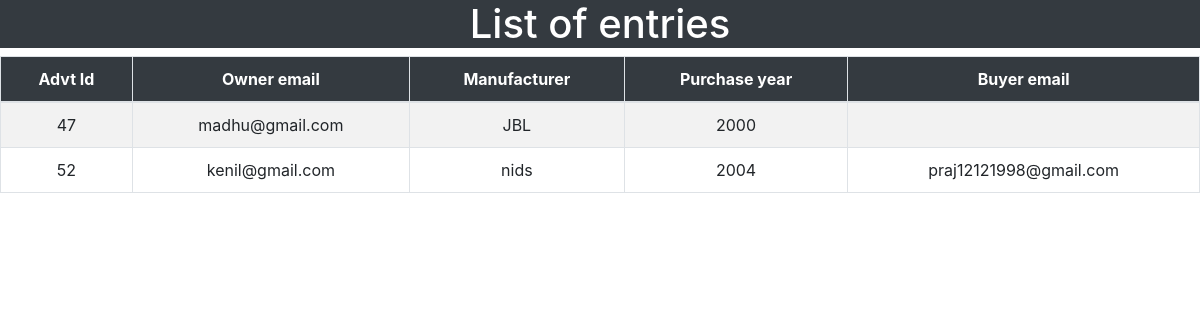
The app's page /speaker_summary.php with its own data.
### tables this page shows
CREATE TABLE `speakers` (
  `product_id` int(100) NOT NULL,
  `manufacturer` varchar(255) DEFAULT NULL,
  `year_of_purchase` varchar(255) DEFAULT NULL,
  `ad_description` varchar(255) DEFAULT NULL,
  `expected_price` varchar(255) DEFAULT NULL
);

CREATE TABLE `advertisement` (
  `advt_id` int(100) NOT NULL,
  `item_name` varchar(255) DEFAULT NULL,
  `item_type` varchar(255) DEFAULT NULL,
  `date_of_init` varchar(255) DEFAULT NULL,
  `date_of_exp` varchar(255) DEFAULT NULL,
  `owner_id` varchar(255) DEFAULT NULL,
  `buyer_id` varchar(255) DEFAULT NULL
);

### speaker_summary.php (the view, shortened to what this page needs)
<html>
    <head>
<link rel="stylesheet" href="https://maxcdn.bootstrapcdn.com/bootstrap/4.5.2/css/bootstrap.min.css">
</head>
<body>
<div class="main-div">
    <h1 class="text-center text-white bg-dark">List of entries</h1>
          <div class="center-div">
        <div class="table-responsive">
            <table class="table table-bordered table-striped table-hover text-center">
                <thead class="bg-dark text-white">
                    <tr>
                        <th>Advt Id</th>
                        <th>Owner email</th>
                        <th>Manufacturer</th>
                        <th>Purchase year</th>
                        <th>Buyer email</th>
                   </tr>
                </thead>
                <tbody>
                <?php
                    $username= "root";
                    $password = "";
                    $server = 'localhost';
                    $db = 'olx';
                    $con = mysqli_connect($server,$username,$password,$db);
                   $selectquery = "select a.advt_id,a.owner_id,b.manufacturer,b.year_of_purchase,a.buyer_id from advertisement a inner join speakers b on a.advt_id=b.product_id;";
                    $query = mysqli_query($con,$selectquery);
                    while($res = mysqli_fetch_array($query)){
                        ?>
                        <tr>
                        <td><?php echo $res['advt_id'];?></td>
                        <td><?php echo $res['owner_id'];?></td>
                        <td><?php echo $res['manufacturer'] ?></td>
                        <td><?php echo $res['year_of_purchase'];?></td>
                        <td><?php echo $res['buyer_id'];?></td>
                        </tr>
                    <?php
                    }
                    ?>
                </tbody>
            </table>
        </div>
    </div>
</body>
</html>

### records on screen
speakers: product_id.advt_id "47", product_id.owner_id "madhu@gmail.com", manufacturer "JBL", year_of_purchase "2000"
speakers: product_id.advt_id "52", product_id.owner_id "kenil@gmail.com", manufacturer "nids", year_of_purchase "2004", product_id.buyer_id "praj12121998@gmail.com"
